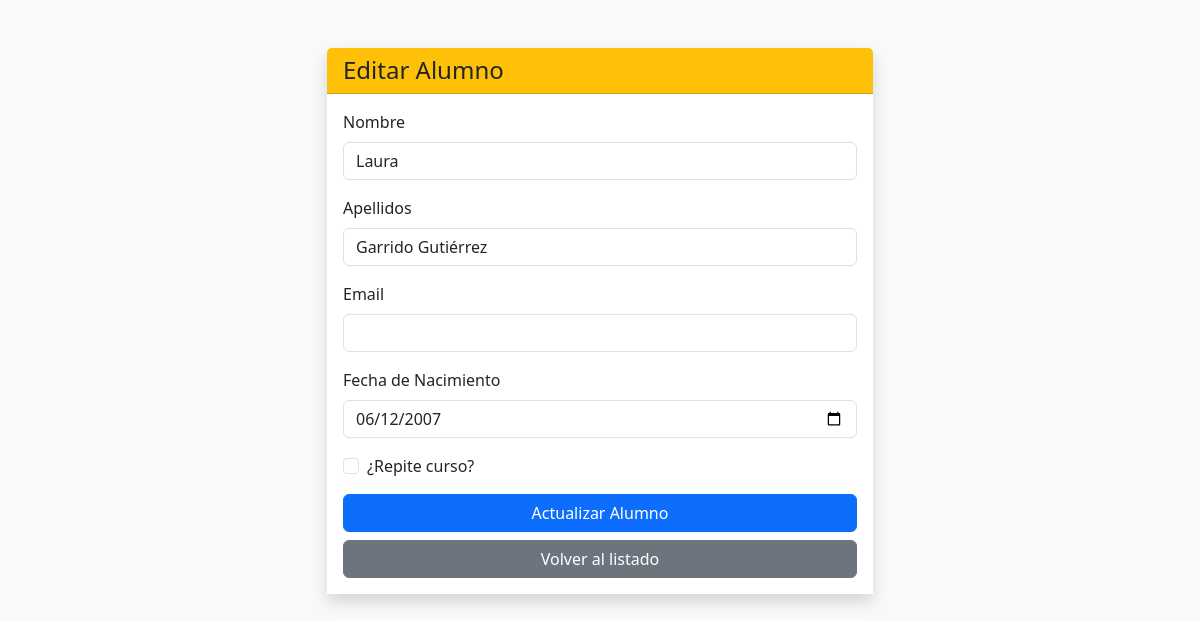
The page /index.php?action=edit&id=7 (signed in) on the database its author committed.
### tables this page shows
CREATE TABLE `alumnos` (
  `numAlumno` int(11) NOT NULL,
  `nombre` varchar(50) NOT NULL,
  `apellidos` varchar(50) NOT NULL,
  `email` varchar(50) NOT NULL,
  `fechaNacimiento` datetime NOT NULL,
  `repite` tinyint(1) NOT NULL
);

### config/Database.php (called while the page is built, shortened)
<?php
class Database
{
    private $host = "localhost";
    private $db_name = "login-php-gambero";
    private $username = "root";
    private $password = "";
    public function getConnection()
    {
        $this->conn = null;
        try {
            $this->conn = new PDO("mysql:host=" . $this->host . ";dbname=" . $this->db_name, $this->username, $this->password);
            $this->conn->setAttribute(PDO::ATTR_ERRMODE, PDO::ERRMODE_EXCEPTION);
        } catch (PDOException $exception) {
            echo "Error de conexión a la base de datos: " . $exception->getMessage();
        }
        return $this->conn;
    }
}

### models/Alumno.php (called while the page is built, shortened)
<?php
class Alumno
{
    private $conn;
    private $table_name = "alumnos";
    public $numAlumno;
    public function __construct($db)
    {
        $this->conn = $db;
    }
    public function readOne()
    {
        $query = "SELECT * FROM " . $this->table_name . " WHERE numAlumno = ? LIMIT 0,1";
        $stmt = $this->conn->prepare($query);
        $stmt->bindParam(1, $this->numAlumno);
        $stmt->execute();
        $row = $stmt->fetch(PDO::FETCH_ASSOC);
        if ($row) {
            $this->nombre = $row['nombre'];
            $this->apellidos = $row['apellidos'];
            $this->email = $row['email'];
            $this->fechaNacimiento = $row['fechaNacimiento'];
            $this->repite = $row['repite'];
        }
    }
}

### views/editar.php (the view, shortened to what this page needs)
<!DOCTYPE html>
<html lang="es">
<head>
    <link href="https://cdn.jsdelivr.net/npm/bootstrap@5.3.0/dist/css/bootstrap.min.css" rel="stylesheet">
</head>
<body class="bg-light">
    <div class="container mt-5">
        <div class="row justify-content-center">
            <div class="col-md-6">
                <div class="card shadow border-0">
                    <div class="card-header bg-warning text-dark">
                        <h4 class="mb-0">Editar Alumno</h4>
                    </div>
                    <div class="card-body bg-white">
                        <form method="POST" action="index.php?action=edit&id=<?php echo $alumno_data->numAlumno; ?>">
                            <div class="mb-3">
                                <label for="nombre" class="form-label">Nombre</label>
                                <input type="text" class="form-control" name="nombre" id="nombre" value="<?php echo htmlspecialchars($alumno_data->nombre); ?>" required>
                            </div>
                            <div class="mb-3">
                                <label for="apellidos" class="form-label">Apellidos</label>
                                <input type="text" class="form-control" name="apellidos" id="apellidos" value="<?php echo htmlspecialchars($alumno_data->apellidos); ?>" required>
                            </div>
                            <div class="mb-3">
                                <label for="email" class="form-label">Email</label>
                                <input type="text" class="form-control" name="email" id="email" required>
                            </div>
                            <div class="mb-3">
                                <label for="fechaNacimiento" class="form-label">Fecha de Nacimiento</label>
                                <input type="date" class="form-control" name="fechaNacimiento" id="fechaNacimiento"
                                    value="<?php echo date('Y-m-d', strtotime($alumno_data->fechaNacimiento)); ?>" required>
                            </div>
                            <div class="mb-3 form-check">
                                <input type="checkbox" class="form-check-input" name="repite" id="repite" <?php echo $alumno_data->repite ? 'checked' : ''; ?>>
                                <label class="form-check-label" for="repite">¿Repite curso?</label>
                            </div>
                            <div class="d-grid gap-2">
                                <button type="submit" name="update" class="btn btn-primary">Actualizar Alumno</button>
                                <a href="index.php?action=index" class="btn btn-secondary">Volver al listado</a>
                            </div>
                        </form>
                    </div>
                </div>
            </div>
        </div>
    </div>
</body>
</html>

### rows shown on the page
alumnos: nombre "Laura", apellidos "Garrido Gutiérrez", fechaNacimiento "06/12/2007"
